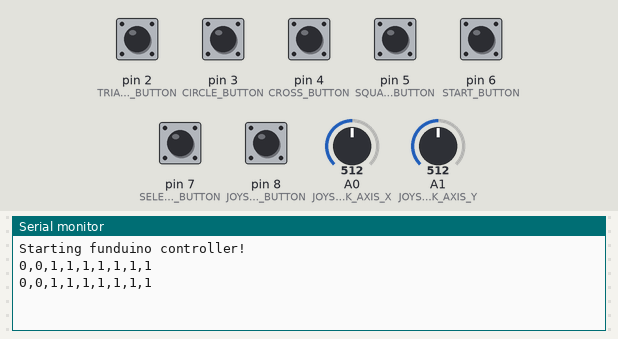
A sketch run on a simulated Arduino Uno, built with avr-gcc and run on an emulated ATmega328P. Parts: the last lines printed to the serial monitor. Inputs (shaded band) come from the test bench; at power-on: pin 2 (TRIANGLE_BUTTON), pin 3 (CIRCLE_BUTTON), pin 4 (CROSS_BUTTON), pin 5 (SQUARE_BUTTON), pin 6 (START_BUTTON), pin 7 (SELECT_BUTTON), pin 8 (JOYSTICK_BUTTON) HIGH, A0 (JOYSTICK_AXIS_X) = 512, A1 (JOYSTICK_AXIS_Y) = 512. The modem accepts every AT command (registered, SIM ready, sends succeed) and sends nothing else.

Above: at 5.2 s.
5.3 s: A0 (JOYSTICK_AXIS_X) set to 306
At 6.4 s:
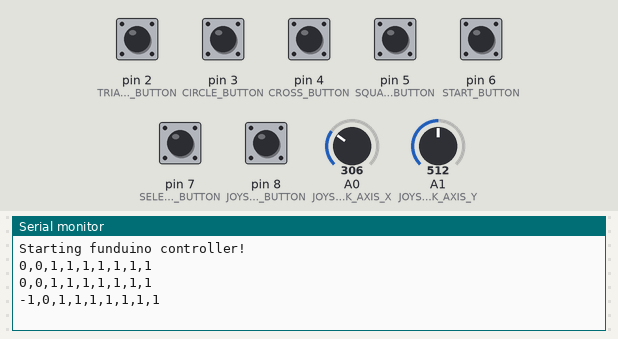
6.8 s: A1 (JOYSTICK_AXIS_Y) set to 306
At 7.4 s:
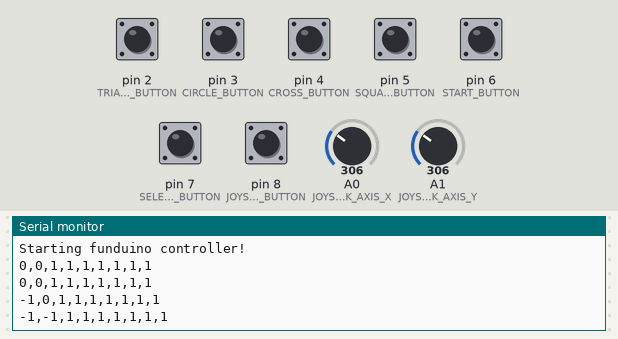
10.8 s: pin 2 (TRIANGLE_BUTTON) pulled LOW for 1.2 s
At 11.6 s:
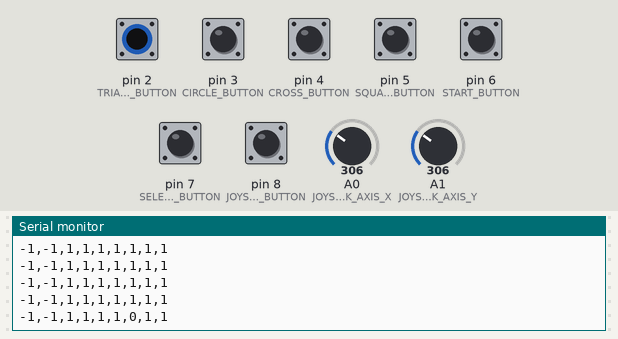
13.5 s: pin 3 (CIRCLE_BUTTON) pulled LOW for 1.2 s
At 14.7 s:
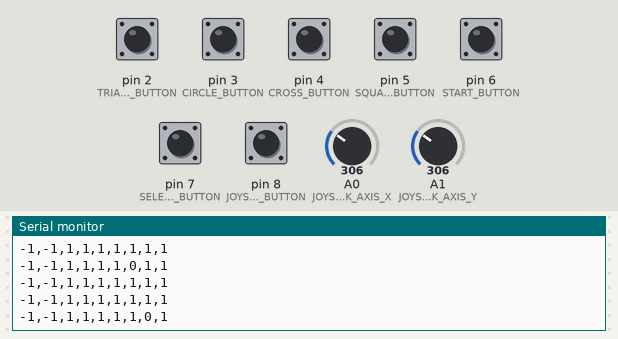
16.2 s: pin 4 (CROSS_BUTTON) pulled LOW for 1.2 s
At 17.8 s:
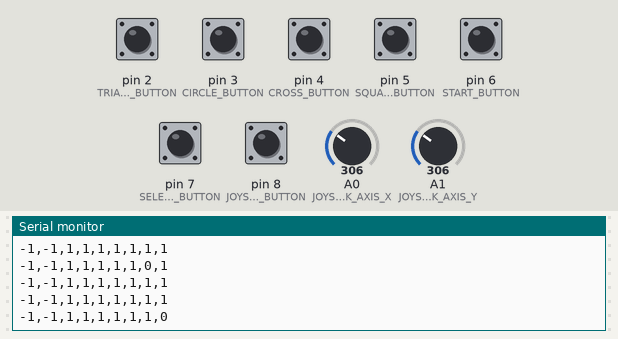
18.9 s: pin 5 (SQUARE_BUTTON) pulled LOW for 1.2 s
At 19.9 s:
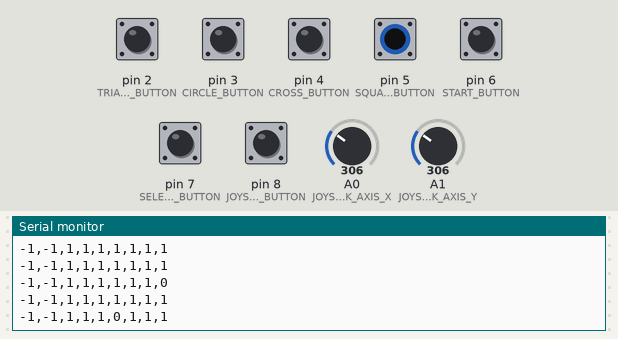

The sketch:

control.ino
```cpp
/* Referencias:
 * Codigo Funduino: https://codebender.cc/sketch:146219#Funduino%20Joystick%20Shield%20Example.ino
 * Tienda Funduino: https://www.crcibernetica.com/funduino-joystick-shield/
 *
 * BLUETOOTH HC-05
 * https://www.whizzbizz.com/en/bluetooth.joystick.shield
 *
 */

// ============================================================= INCLUDES =============================================================
#include <SoftwareSerial.h>

// ============================================================= VARS =============================================================

// CONTROL VARS
int TRIANGLE_BUTTON = 2;
int CROSS_BUTTON = 4;
int SQUARE_BUTTON = 5;
int CIRCLE_BUTTON = 3;
int START_BUTTON = 6;
int SELECT_BUTTON = 7;
int JOYSTICK_BUTTON = 8;
int JOYSTICK_AXIS_X = A0;  // MIN: 0, CENTER: 523, MAX: 1023
int JOYSTICK_AXIS_Y = A1;  // MIN: 0, CENTER: 506, MAX: 1023
int BUTTONS[] = { TRIANGLE_BUTTON, CROSS_BUTTON, SQUARE_BUTTON, CIRCLE_BUTTON, START_BUTTON, SELECT_BUTTON, JOYSTICK_BUTTON };

// SERIAL VARS
int BAUDS = 9600;

// BLUETOOTH VARS
#define BT_RX 10
#define BT_TX 11
String BT_DEVICE_NAME = "CTRL_FUNDUINO_JUAN";
String BT_DEVICE_PIN = "8462";
SoftwareSerial BT(BT_RX, BT_TX);  // Definimos los pines RX y TX del Arduino conectados al Bluetooth

// ============================================================= SETUP =============================================================
void setup() {
  buttons_setup();
  bluetooth_setup();
  Serial.begin(BAUDS);
  Serial.println("Starting funduino controller!");
}

void buttons_setup() {
  for (int i; i < 7; i++) {
    pinMode(BUTTONS[i], INPUT);
    digitalWrite(BUTTONS[i], HIGH);
  }
}

void bluetooth_setup() {
  BT.begin(38400);  // Inicializamos el puerto serie BT (Para Modo AT 2)

  BT.print("AT");       // Inicializa comando AT
  BT.print("AT+ORGL");  // Restaura el dispositivo de fabrica
  delay(1000);
  BT.print("AT+RESET");  // Reset al dispositivo
  delay(1000);

  BT.println("AT+ROLE=1");  // Configura el módulo como maestro
  delay(1000);
  BT.print("AT+NAME=" + BT_DEVICE_NAME);  // Cambia el nombre del dispositivo
  delay(1000);
  BT.print("AT+PSWD=" + BT_DEVICE_PIN);  // Cambia el pin del dispositivo

  // BT.println("AT+CMODE=0"); // Conectar a una dirección específica
  // BT.println("AT+BIND=0011,22,334455"); // Dirección MAC del dispositivo esclavo

  // getBluetoothData();
}

// ============================================================= LOOP =============================================================
void loop() {
  int X = map(analogRead(JOYSTICK_AXIS_X), 0, 1000, -1, 1);
  int Y = map(analogRead(JOYSTICK_AXIS_Y), 0, 1000, -1, 1);
  int K = digitalRead(JOYSTICK_BUTTON);

  int START = digitalRead(START_BUTTON);
  int SELECT = digitalRead(SELECT_BUTTON);

  int SQUARE = digitalRead(SQUARE_BUTTON);
  int TRIANGLE = digitalRead(TRIANGLE_BUTTON);
  int CIRCLE = digitalRead(CIRCLE_BUTTON);
  int CROSS = digitalRead(CROSS_BUTTON);

  BT.print(
    String(X) + "," + String(Y) + "," + String(K) + "," +

    String(START) + "," + String(SELECT) + "," +

    String(SQUARE) + "," + String(TRIANGLE) + "," + String(CIRCLE) + "," + String(CROSS));
  Serial.println(
    String(X) + "," + String(Y) + "," + String(K) + "," +

    String(START) + "," + String(SELECT) + "," +

    String(SQUARE) + "," + String(TRIANGLE) + "," + String(CIRCLE) + "," + String(CROSS));
  delay(1000);
}

// ============================================================= PRUEBAS =============================================================

void bluetooth() {
  Serial.println();
  String commands[] = { "AT+VERSION", "AT+STATE", "AT+ROLE", "AT+NAME", "AT+PSWD" };
  for (int i = 0; i < 5; i++) {
    BT.print(commands[i]);
    delay(200);

    Serial.print(commands[i]);
    Serial.print(": ");
    while (BT.available()) {
      Serial.write(BT.read());
    }
    Serial.println();
    delay(300);
  }
  delay(3000);

  // Serial.println();
  // Serial.print("VERSION: ");
  // Serial.println(BT.print("AT+VERSION"));
  // Serial.print("STATE: ");
  // Serial.println(BT.print("AT+STATE"));
  // Serial.print("ROLE: ");
  // Serial.println(BT.print("AT+ROLE"));
  // Serial.print("NAME: ");
  // Serial.println(BT.print("AT+NAME"));
  // Serial.print("PASSWORD: ");
  // Serial.println(BT.print("AT+PSWD"));
  // delay(1000);  // espera 1 segundo
}

void buttons() {
  // Al presionar un boton, pasa a 0, por defecto, todos son 1
  // Los ejes varian entre -1 y 1
  Serial.print("X: "), Serial.print(map(analogRead(JOYSTICK_AXIS_X), 0, 1000, -1, 1));
  Serial.print(", Y: "), Serial.print(map(analogRead(JOYSTICK_AXIS_Y), 0, 1000, -1, 1));
  Serial.print(", K: "), Serial.print(digitalRead(JOYSTICK_BUTTON));

  Serial.print(", START: "), Serial.print(digitalRead(START_BUTTON));
  Serial.print(", SELECT: "), Serial.print(digitalRead(SELECT_BUTTON));

  Serial.print(", \xE2\x96\xA1: "), Serial.print(digitalRead(SQUARE_BUTTON));
  Serial.print(", \xE2\x96\xB3: "), Serial.print(digitalRead(TRIANGLE_BUTTON));
  Serial.print(",	\xE2\x97\x8B: "), Serial.print(digitalRead(CIRCLE_BUTTON));
  Serial.print(", x: "), Serial.print(digitalRead(CROSS_BUTTON));
  Serial.println();
  delay(500);
}
```

Measured:
- after the input at 5.3 s, the serial monitor: prints a new line after 0.74 s (image 1)
- after the input at 6.8 s, the serial monitor: prints a new line after 0.25 s (image 2)
- after the input at 10.8 s, the serial monitor: prints a new line after 0.28 s (image 3)
- after the input at 13.5 s, the serial monitor: prints a new line after 0.60 s (image 4)
- after the input at 16.2 s, the serial monitor: prints a new line after 0.92 s (image 5)
- after the input at 18.9 s, the serial monitor: prints a new line after 0.24 s (image 6)
